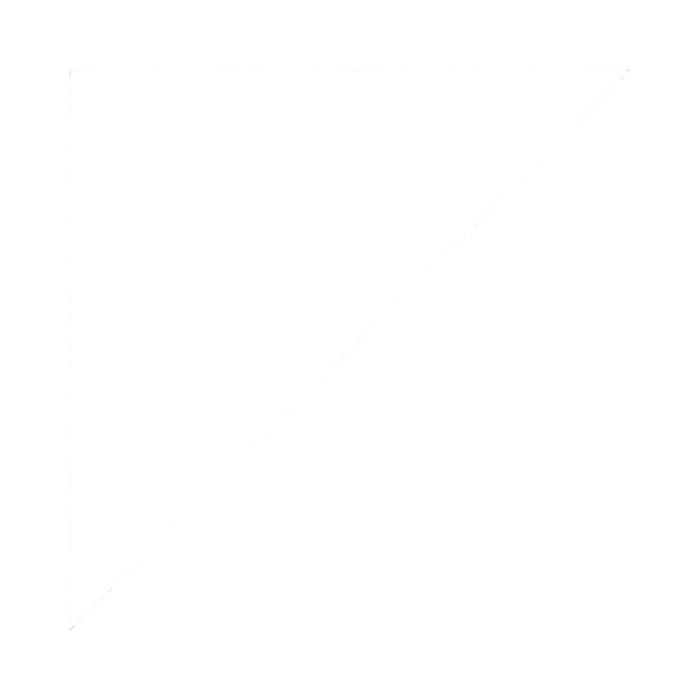
Frame 1 (no input)
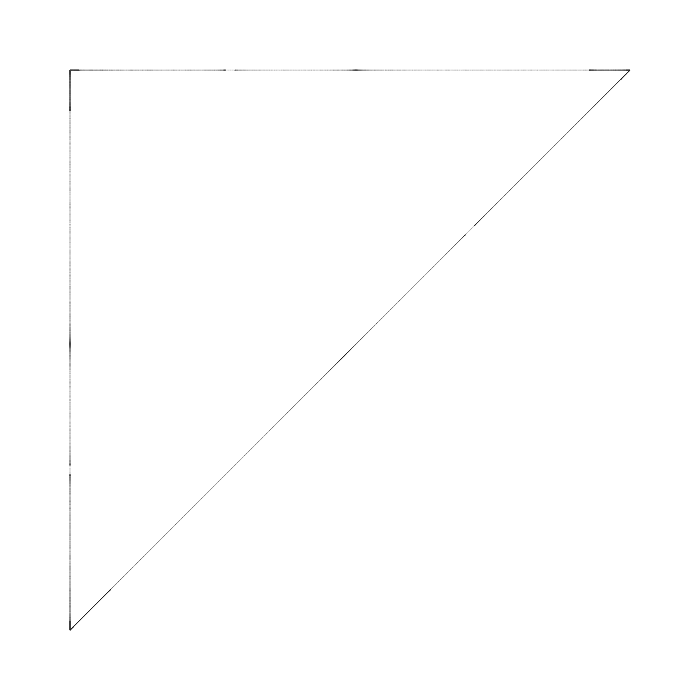
Frame 60 (no input)
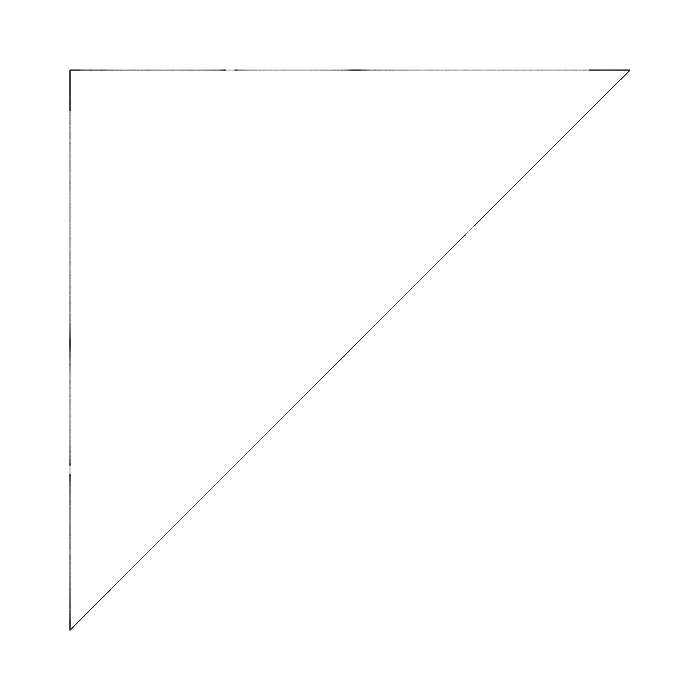
Frame 120 (the mouse pressed at the canvas centre since frame 60)

The p5.js sketch that drew these frames (run headless with seeded random() and noise() and a simulated clock; from frame 60 on, the mouse is pressed at the canvas centre):

// p5.js sketch
// ── sketch.js
/* 
Copyright 2023 Stevan Dedovic

Permission is hereby granted, free of charge, to any person obtaining a copy of this software and associated documentation files (the “Software”), to deal in the Software without restriction, including without limitation the rights to use, copy, modify, merge, publish, distribute, sublicense, and/or sell copies of the Software, and to permit persons to whom the Software is furnished to do so, subject to the following conditions:

The above copyright notice and this permission notice shall be included in all copies or substantial portions of the Software.

THE SOFTWARE IS PROVIDED “AS IS”, WITHOUT WARRANTY OF ANY KIND, EXPRESS OR IMPLIED, INCLUDING BUT NOT LIMITED TO THE WARRANTIES OF MERCHANTABILITY, FITNESS FOR A PARTICULAR PURPOSE AND NONINFRINGEMENT. IN NO EVENT SHALL THE AUTHORS OR COPYRIGHT HOLDERS BE LIABLE FOR ANY CLAIM, DAMAGES OR OTHER LIABILITY, WHETHER IN AN ACTION OF CONTRACT, TORT OR OTHERWISE, ARISING FROM, OUT OF OR IN CONNECTION WITH THE SOFTWARE OR THE USE OR OTHER DEALINGS IN THE SOFTWARE.
*/

// coordinate => number         => 1, 2, 3, -5, 1.2, -9.3
// point      => 2-list coords  => [0, 0], [-3, 2.3]
// triangle   => 3-list point   => [[0, 0], [2, -2], [1.5, 6]]

const defaultTri = [[0.1, 0.1], [0.1, 0.9], [0.9, 0.1]];

function setup() {
  colorMode(HSB, 360, 100, 100, 1.0);
  createCanvas(700, 700);
}

// Converts the normalised canvas coordinate [0, 1] to pixel coord [0, width]
function w(val) {
  return val * width;
}

// Converts the normalised canvas coordinate [0, 1] to pixel coord [0, width]
function h(val) {
  return val * height;
}

// Return whether or not two floats are equal (enough)
function equalf(a, b) {
  return Math.abs(a - b) < Number.EPSILON;
}

// takes in a triangle, returns two new triangles by subdividing the original
function subdivide(tri) {
  const [[ax, ay], [bx, by], [cx, cy]] = tri;
  // step 1 - find the lengths of the sides
  const lenAB = dist(ax, ay, bx, by);
  const lenBC = dist(bx, by, cx, cy);
  const lenCA = dist(cx, cy, ax, ay);
  
  // step 2 - find the longest side
  const lenLongest = Math.max(lenAB, lenBC, lenCA);
  
  // Helper Function
  // Subdivide the triangle ABC along side AB
  // Returns two new triangles.
  const subdivideAB = (a, b, c) => {
    const [ax, ay] = a;
    const [bx, by] = b;
    
    const r = randomGaussian(0.5, 0.08);
    const mx = lerp(ax, bx, r);
    const my = lerp(ay, by, r);
    const p = [mx, my];
    
    return [
      [p, a, c],
      [p, b, c]
    ];
  }
  
  // step 3 - split tri into two along longest side
  const [a, b, c] = tri;
  if (equalf(lenAB, lenLongest)) {
    return subdivideAB(a, b, c);
  }
  if (equalf(lenBC, lenLongest)) {
    return subdivideAB(b, c, a);
  }
  if (equalf(lenCA, lenLongest)) {
    return subdivideAB(c, a, b);
  }
}

function offset(tri, amount) {
  const [[x1, y1], [x2, y2], [x3, y3]] = tri;
  
  // find the centroid
  const cx = (x1 + x2 + x3) / 3;
  const cy = (y1 + y2 + y3) / 3;
  
  const lenLongest = Math.max(
    dist(x1, y1, cx, cy),
    dist(x2, y2, cx, cy),
    dist(x3, y3, cx, cy)
  );
  
  const moveToward = (px, py, tx, ty) => {
    const theta = atan2(ty - py, tx - px);
    
    const len = dist(px, py, tx, ty);
    const scaleFactor = len / lenLongest;
    
    return [
      px + amount * scaleFactor * cos(theta),
      py + amount * scaleFactor * sin(theta)
    ];
  };
  
  return [
    moveToward(x1, y1, cx, cy),
    moveToward(x2, y2, cx, cy),
    moveToward(x3, y3, cx, cy),
  ];
}

function fmod(x, y) {
  return x - (Math.floor(x / y) * y);
}

const density = 500;
const rez = 0.001;
function paintLine(a, b) {
  const [x1, y1] = a;
  const [x2, y2] = b;
  const len = dist(x1, y1, x2, y2);
  
  if (len < 0.007) {
    return;
  }
  
  const numGrains = len * density;
  for(let i = 0; i < numGrains; i++) {
    const r = random();
    const n = fmod(noise(x1 * rez, y1 * rez, r) * 13, 1.0);
    
    const px = lerp(x1, x2, n);
    const py = lerp(y1, y2, n);
    
    point(w(px), h(py));
  }
}

let toDraw = [defaultTri];
let shouldDraw = true;

function draw() {
  // background(0, 0, 90);
  strokeWeight(w(0.001));
  
  noFill();
  stroke(0, 0, 0, 0.1);
  
  if (keyIsDown(74)) { // "j"
    toDraw = toDraw.map(tri => offset(tri, 0.001));
  }
  if (keyIsDown(75)) { // "k"
    toDraw = toDraw.map(tri => offset(tri, -0.001));
  }
  
  if (shouldDraw) {
    for(tri of toDraw) {
      const [a, b, c] = tri;
      paintLine(a, b);
      paintLine(b, c);
      paintLine(c, a);
    }
  }
}

function keyPressed() {
  if (key === 's') {
    toDraw = toDraw.flatMap(subdivide);
  }
  
  if (key === 'd') {
    shouldDraw = !shouldDraw;
  }
  
  if (key === 'r') {
    shouldDraw = true;
    toDraw = [defaultTri];
    background(0, 0, 100);
  }
}
